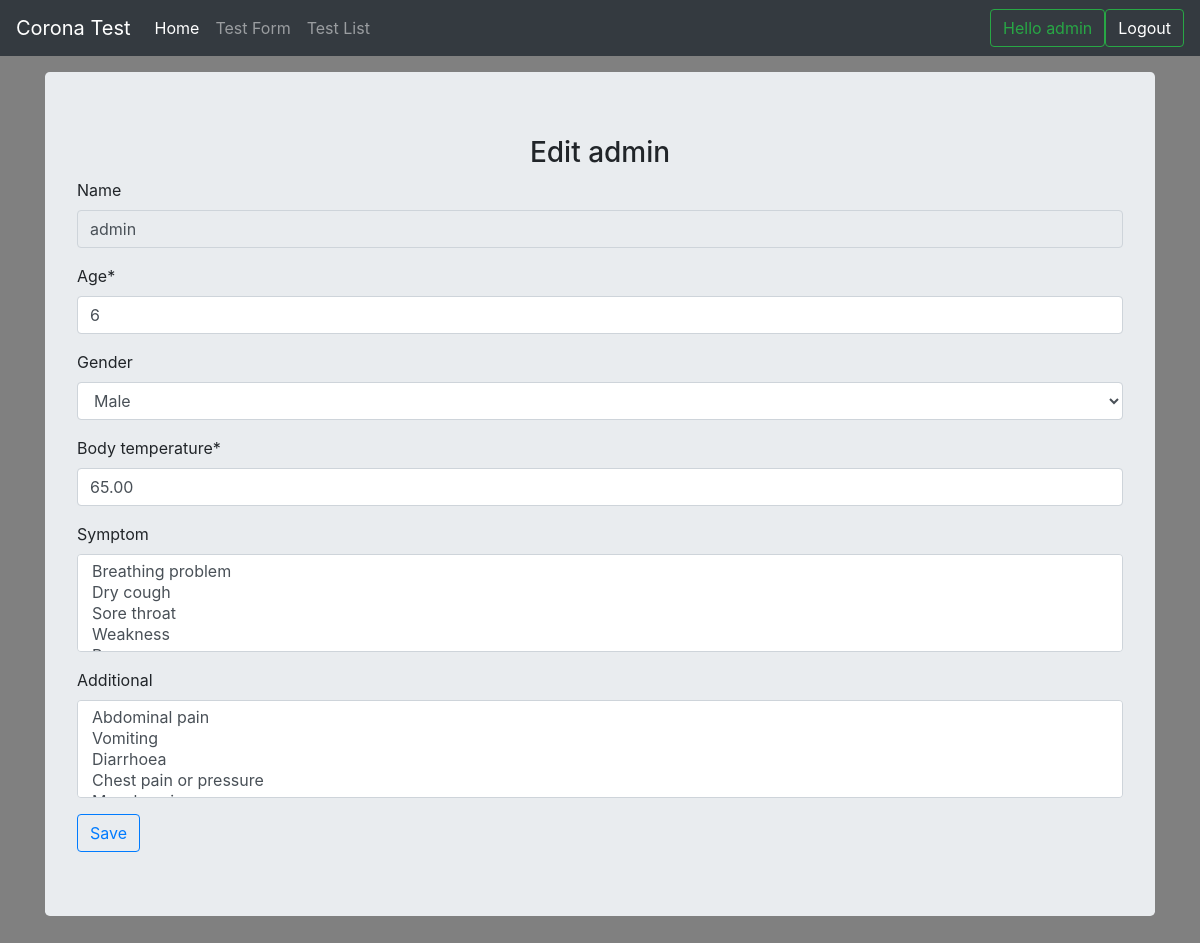
Screenshot of /profile_edit/65 (signed in) with the database file from the repository.
### test_form/models.py (models this page shows, shortened)
class Profile(models.Model):
    user = models.ForeignKey(User, on_delete=models.CASCADE, blank=True, null=True)
    name = models.CharField(max_length=120, blank=True, null=True)
    age = models.IntegerField(default=0)
    gender_choice = (
        ('M', 'Male'),
        ('F', 'Female'),
    )
    gender = models.CharField(max_length=30, blank=True, null=True, choices=gender_choice)
    body_temperature = models.DecimalField(max_digits=7, decimal_places=2)
    symptom = models.ManyToManyField(SymptomChoice, blank=True, null=True)
    additional = models.ManyToManyField(AdditionalInfo, blank=True, null=True)
    result = models.CharField(max_length=120, blank=True, null=True)
    score = models.IntegerField(blank=True, null=True)
    is_tested = models.BooleanField(default=False)
    advice = models.TextField(blank=True, null=True)
    emergency_info = models.TextField(blank=True, null=True)
    export_to_CSV = models.BooleanField(default=False)
    created_at = models.DateTimeField(auto_now_add=True)

### test_form/views.py (the view)
# urls.py: path('profile_edit/<int:id>', views.profile_edit, name='profile_edit'),
def profile_edit(request, id=None):
    instance = get_object_or_404(Profile, id=id)
    form = ProfileForm(request.POST or None, instance=instance)
    if form.is_valid():
        instance = form.save(commit=False)
        instance.save()
        form.save_m2m()
        return redirect('profile_list')
    context = {
        "title": 'Edit ' + str(instance.name),
        "instance": instance,
        "form": form,
    }
    return render(request, "profile.html", context)

### test_form/forms.py (shortened to what this page needs)
class ProfileForm(forms.ModelForm):
    def __init__(self, *args, **kwargs):
        super(ProfileForm, self).__init__(*args, **kwargs)
        self.fields['name'].widget.attrs['readonly'] = True
    class Meta:
        model = Profile
        fields = ['name', 'age', 'gender', 'body_temperature', 'symptom', 'result', 'additional', 'user', 'advice', 'score',
                  'is_tested', 'emergency_info']
        widgets = {'result': forms.HiddenInput(), 'user': forms.HiddenInput(), 'advice': forms.HiddenInput(),
                   'score': forms.HiddenInput(), 'is_tested': forms.HiddenInput(), 'emergency_info': forms.HiddenInput()}

### test_form/models.py (called while the page is built)
    def __str__(self):
        return self.symptom_choice

    def __str__(self):
        return self.additional_choice

### templates/profile.html (shortened to what this page needs)
{% extends 'main.html' %}
{% load static %}
{% load crispy_forms_tags %}
{% block content %}
<html>
       <h3 style="text-align: center">{{title}}</h3>
      <form method="post" action="">
              {{form|crispy}}
              <input class="btn btn-outline-primary" type="submit" value="Save" />
      </form>
</html>
{% endblock %}

### templates/navbar.html (shortened to what this page needs)
<nav class="navbar navbar-expand-md navbar-dark fixed-top bg-dark">
  <a class="navbar-brand" href="/">Corona Test</a>
  <div class="collapse navbar-collapse" id="navbarCollapse">
    <ul class="navbar-nav mr-auto">
      <li class="nav-item active">
        <a class="nav-link" href="/">Home <span class="sr-only">(current)</span></a>
      </li>
        {% if request.user.is_authenticated %}
      <li class="nav-item">
        <a class="nav-link" href="/profile">Test Form</a>
      </li>
            {% if request.user.is_superuser %}
      <li class="nav-item">
        <a class="nav-link" href="/profile_list" tabindex="-1" aria-disabled="true">Test List</a>
      </li>
            {% endif %}
    </ul>
          <button class="btn btn-outline-success my-2 my-sm-0" type="submit">Hello {{ request.user }}</button>
          <button class="btn btn-outline-success my-2 my-sm-0" type="submit"><a style="text-decoration: none; color: white" href="{% url 'logout' %}">Logout</a></button>
      {% endif %}
  </div>
</nav>

### static/css/navbar-top-fixed.css (style rules this page uses)
body { min-height: 75rem; padding-top: 4.5rem; }

### static/css/main.css (style rules this page uses)
body { background-color: gray; }

### rows the page displays
Profile: name "admin", age "6", gender "Male", body_temperature "65.00"

### other values shown
{{ request.user }} "admin"
{{ title }} "Edit admin"
